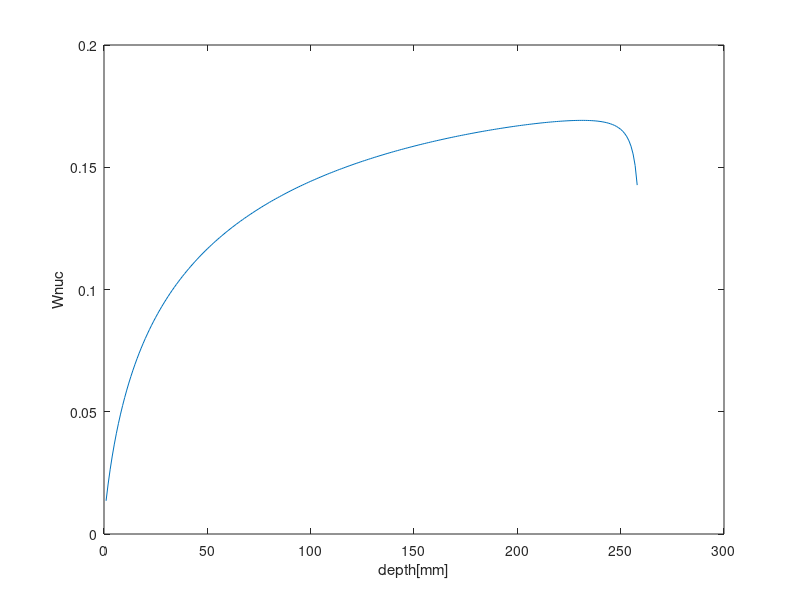
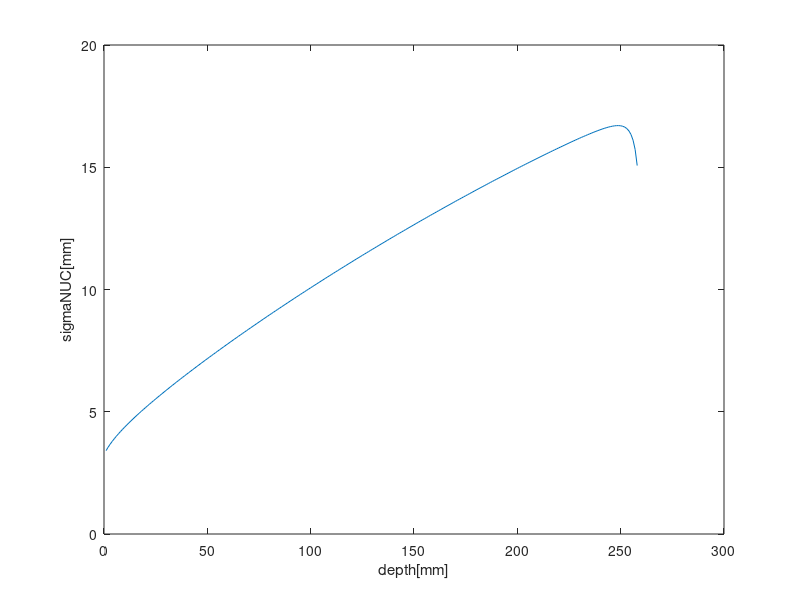

MATLAB code to generate these figures, in order:
clc;
clear;
close all;
%% calculate range in water
E=200;%MeV
p=1.735;
alpha=2.623*10^-3;
R=alpha*E^p;%cm
R=R*10;%mm
R=258;
x=1:floor(R);%mm
n=length(x);
%% calculate Wnuc
Wnuc=0.052*log(1.13+x./(11.2-0.023*R))...
    +0.35*(0.0017*R^2-R)./((R+3)^2-x.^2)...
    -1.61*10^-9.*x*(R+3)^2;

extendw=zeros(1,300-n);
Wnuc=max(0,Wnuc);
% Wnuc=[Wnuc extendw];
figure;
plot(x,Wnuc,'-')
xlabel('depth[mm]')
ylabel('Wnuc')
%% calculate sigmaNUC in[mm]
sigmaNUC=2.85+0.0014*R.*log(x+3)+0.06.*x...
    -7.4^-5.*x.^2-0.22*R./(x-R-5).^2;
figure;
plot(x,sigmaNUC,'-')
xlabel('depth[mm]')
ylabel('sigmaNUC[mm]')
